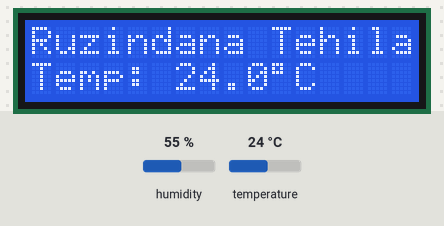
The sketch below on a simulated Arduino Uno, built with avr-gcc and run on an emulated ATmega328P. Parts: 16×2 character LCD. The test bench sets the inputs (shaded band); at power-on: temperature 24 °C, humidity 55 %. What the sketch prints to the serial monitor is not drawn.

Above: at 1.3 s.
1.4 s: temperature set to 12 °C
At 5.0 s:
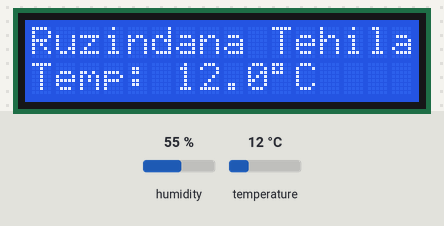
6.3 s: temperature set to 19 °C
At 9.2 s:
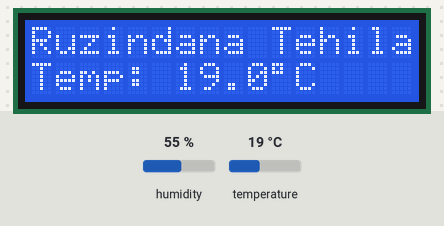
11.2 s: temperature set to 28 °C
At 13.5 s:
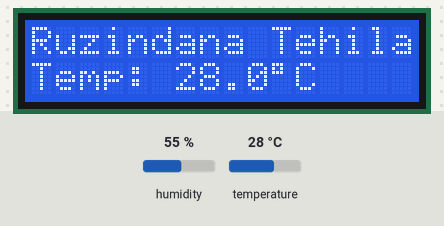
Timing chart, 0 to 15.0 s (numbered marks = the images above; inputs shaded):
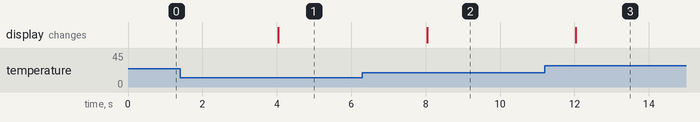

The sketch:

temperature_reader.ino
```cpp
/**
 * Temperature Reader and LCD Monitor for Arduino Uno (I2C LCD + DHT11 Version)
 *
 * Part of the Embedded Systems Coursework.
 *
 * Hardware Connections:
 * - DHT11 Temp/Humidity Sensor (Breakout Module):
 *   VCC -> 5V
 *   GND -> GND
 *   DATA -> Digital Pin 7
 * - LCD 16x2 with I2C Module:
 *   GND -> Arduino GND
 *   VCC -> Arduino 5V
 *   SDA -> Arduino Pin A4 (I2C Data)
 *   SCL -> Arduino Pin A5 (I2C Clock)
 */

#include <Wire.h>
#include <LiquidCrystal_I2C.h>
#include <DHT.h>

// ==========================================
// CONFIGURATION
// ==========================================
// Candidate name to display on the first row
const char* CANDIDATE_NAME = "Ruzindana Tehila";

// Pin definitions
const int DHT_PIN = 7;         // DHT11 DATA pin connected to Digital Pin 7
#define DHT_TYPE DHT11         // Defining sensor type as DHT11

// I2C LCD Configuration
// 0x27 is the standard address for PCF8574. If it doesn't display text, try 0x3F.
const uint8_t LCD_I2C_ADDRESS = 0x27;
const uint8_t LCD_COLUMNS = 16;
const uint8_t LCD_ROWS = 2;

// Timing intervals (milliseconds)
const unsigned long SCROLL_INTERVAL = 350;       // Scroll name every 350ms
const unsigned long TELEMETRY_INTERVAL = 2000;    // Read temp, update LCD, and send Serial every 2 seconds

// Initialize LCD and DHT sensor objects
LiquidCrystal_I2C lcd(LCD_I2C_ADDRESS, LCD_COLUMNS, LCD_ROWS);
DHT dht(DHT_PIN, DHT_TYPE);

// State variables for non-blocking timers
unsigned long lastScrollTime = 0;
unsigned long lastTelemetryTime = 0;

// Scrolling window state
int scrollStartIndex = 0;
int nameLength = 0;

// Current temperature reading
float currentTemp = 0.0;

// ==========================================
// HELPER FUNCTIONS
// ==========================================

/**
 * Formats and prints the candidate name on the first row.
 * Performs horizontal scrolling if the name exceeds 16 characters.
 */
void updateNameRow() {
  lcd.setCursor(0, 0);

  if (nameLength <= 16) {
    // Fits perfectly, display statically
    lcd.print(CANDIDATE_NAME);
    // Fill the rest of the row with spaces to clear any leftover characters
    for (int i = nameLength; i < 16; i++) {
      lcd.print(' ');
    }
  } else {
    // Name exceeds 16 characters, scroll horizontally using non-blocking windowing
    // We add 4 blank spaces between the end and the restart of the name
    int totalScrollLen = nameLength + 4;

    for (int col = 0; col < 16; col++) {
      int charIndex = (scrollStartIndex + col) % totalScrollLen;
      if (charIndex < nameLength) {
        lcd.print(CANDIDATE_NAME[charIndex]);
      } else {
        lcd.print(' '); // Print trailing/spacing empty slots
      }
    }

    // Advance starting index for the next update
    scrollStartIndex = (scrollStartIndex + 1) % totalScrollLen;
  }
}

/**
 * Updates the temperature display on the second row of the LCD.
 * Formatted cleanly with proper padding and degree symbol.
 */
void updateTemperatureRow() {
  lcd.setCursor(0, 1);
  lcd.print("Temp: ");

  // If reading failed, show error on LCD
  if (isnan(currentTemp)) {
    lcd.print("Error   ");
  } else {
    // Format float with 1 decimal place (e.g., "24.5")
    lcd.print(currentTemp, 1);

    // Print degree symbol (char 223 in HD44780 standard font)
    lcd.print((char)223);
    lcd.print("C");

    // Fill the rest of the LCD line (16 chars) with spaces to clear trailing digits
    lcd.print("    ");
  }
}

// ==========================================
// CORE FUNCTIONS
// ==========================================

void setup() {
  // Initialize Serial communication at 9600 baud
  Serial.begin(9600);

  // Initialize DHT Sensor
  dht.begin();

  // Initialize I2C LCD
  lcd.init();

  // Turn on the LCD backlight
  lcd.backlight();

  // Calculate candidate name length once
  nameLength = strlen(CANDIDATE_NAME);

  // Initial telemetry read and display
  currentTemp = dht.readTemperature();
  updateNameRow();
  updateTemperatureRow();
}

void loop() {
  unsigned long currentTime = millis();

  // Task 1: Name Scrolling (Fast loop for smooth visual transition if name > 16 chars)
  if (currentTime - lastScrollTime >= SCROLL_INTERVAL) {
    lastScrollTime = currentTime;
    updateNameRow();
  }

  // Task 2: Telemetry Loop (Every 2 seconds)
  // Reads temperature, updates LCD row 2, and transmits via Serial concurrently
  if (currentTime - lastTelemetryTime >= TELEMETRY_INTERVAL) {
    lastTelemetryTime = currentTime;

    // Read temperature sensor (Celsius)
    float newTemp = dht.readTemperature();

    // Only update if reading is valid
    if (!isnan(newTemp)) {
      currentTemp = newTemp;

      // Update LCD display in real-time
      updateTemperatureRow();

      // Send reading to PC via USB Serial
      Serial.println(currentTemp, 1);
    } else {
      Serial.println("Error reading sensor");
    }
  }
}
```

Measured:
- after the input at 1.4 s, the display: changes after 2.6 s (image 1)
- after the input at 6.3 s, the display: changes after 1.7 s (image 2)
- after the input at 11.2 s, the display: changes after 0.84 s (image 3)
